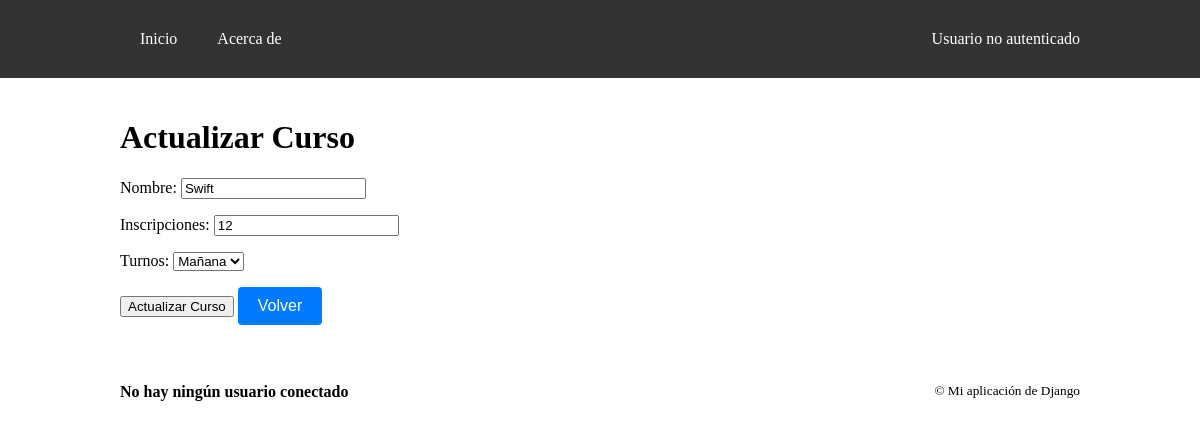
/myapp/actualizar-curso/6, run on the app's committed database.
### myapp/models.py (models this page shows)
class Curso(models.Model):
    TURNOS = (
            ("Mañana", "Mañana"),
            ("Tarde", "Tarde"),
            ("Noche", "Noche")
        )
    nombre = models.CharField(max_length=128)
    inscripciones = models.IntegerField()
    turno = models.CharField(max_length=128, choices=TURNOS, default=1)
    profesor = models.ForeignKey(Profesor, on_delete=models.SET_NULL, null=True, related_name="cursos")

### myapp/views.py (the view)
# urls.py: path("actualizar-curso/<int:pk>", views.actualizar_curso, name="actualizar_curso"),
def actualizar_curso(request, pk):
    curso_actual = Curso.objects.get(id=pk) #Obtengo el registro de la BBDD
    if request.method == "POST":
        form = forms.FormularioCurso(request.POST, instance=curso_actual)
        if form.is_valid():
            form.save()
            return HttpResponseRedirect(reverse("cursos"))
    else:
        form = forms.FormularioCurso(instance=curso_actual)
    return render(request, 'myapp/actualizar_curso.html', {'form': form})

### myapp/forms.py
class FormularioCurso(forms.ModelForm):
    class Meta:
        model = Curso
        fields = ('id', 'nombre', 'inscripciones', 'turno')
        labels = {
            'nombre': 'Nombre',
            'inscripciones': 'Inscripciones',
            'turno': 'Turnos'
        }
        nombre = forms.CharField(max_length=128)
        inscripciones = forms.IntegerField()
        turno = forms.ChoiceField()

### myapp/templates/myapp/actualizar_curso.html (shortened to what this page needs)
{% extends "myapp/layout.html" %}
{% block content %}
<h1>Actualizar Curso</h1>
<form method="post">
    {{ form.as_p }}
    <input type="submit" value="Actualizar Curso">
    <a href="{% url 'cursos' %}"><button>Volver</button></a>
    <br>
</form>
{% endblock %}

### myapp/static/myapp/styles.css (style rules this page uses)
body { margin: 0; padding: 0; }
button { background-color: #007bff; color: #fff; padding: 10px 20px; font-size: 16px; border: none; border-radius: 4px; cursor: pointer; }

### data on the page
Curso: nombre "Swift", inscripciones "12", turno "Mañana"
